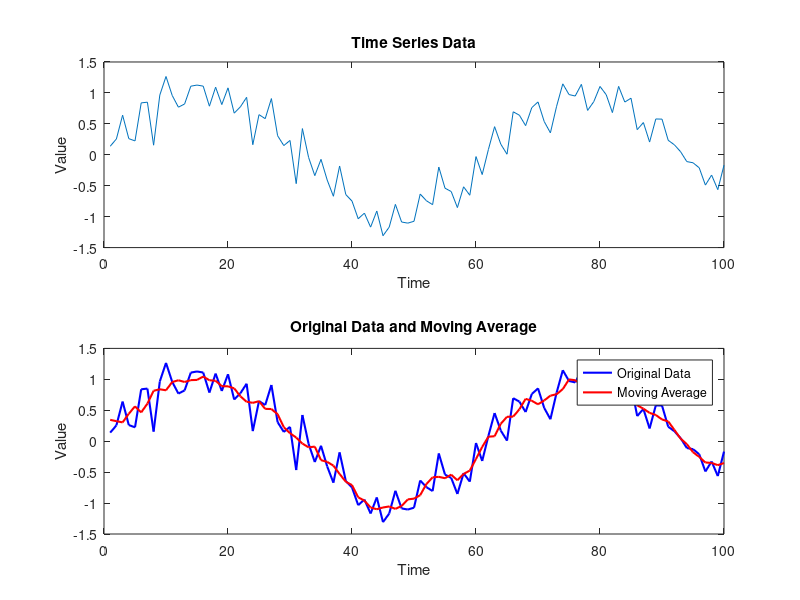
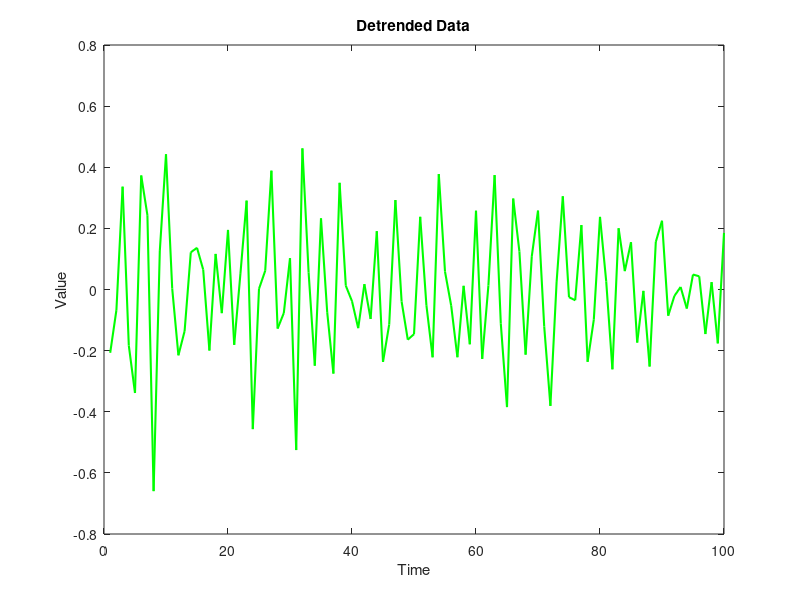
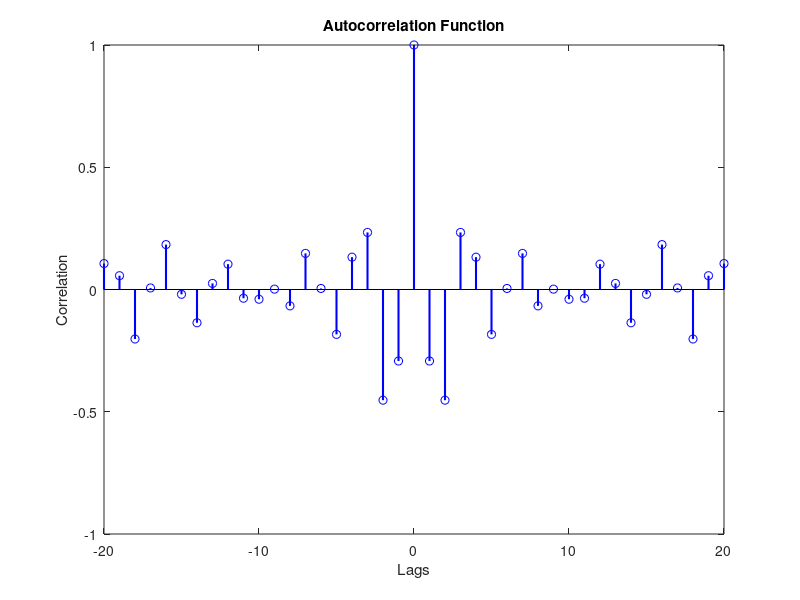

The MATLAB source for these figures, in order: (Note: this script raises an error after producing the figures.)
% Time Series Analysis in MATLAB

% Generate a time vector from 1 to 100
time = 1:100;

% Generate synthetic data for the time series (you can replace this with your own data)
data = sin(0.1 * time) + 0.2 * randn(1, 100);

% Plot the time series data
figure;
subplot(2, 1, 1);
plot(time, data);
title('Time Series Data');
xlabel('Time');
ylabel('Value');

% Calculate the mean and standard deviation of the data
mean_value = mean(data);
std_deviation = std(data);

% Display the calculated statistics
fprintf('Mean of the data: %.4f\n', mean_value);
fprintf('Standard Deviation of the data: %.4f\n', std_deviation);

% Perform a simple moving average on the data
window_size = 5;
moving_avg = movmean(data, window_size);

% Plot the original data and moving average
subplot(2, 1, 2);
plot(time, data, 'b', 'LineWidth', 1.5);
hold on;
plot(time, moving_avg, 'r', 'LineWidth', 1.5);
title('Original Data and Moving Average');
xlabel('Time');
ylabel('Value');
legend('Original Data', 'Moving Average');
hold off;

% Detrend the data by subtracting the moving average
detrended_data = data - moving_avg;

% Plot the detrended data
figure;
plot(time, detrended_data, 'g', 'LineWidth', 1.5);
title('Detrended Data');
xlabel('Time');
ylabel('Value');

% Perform autocorrelation analysis
lags = 20;
autocorrelation = xcorr(detrended_data, lags, 'coeff');

% Plot the autocorrelation function
figure;
stem(-lags:lags, autocorrelation, 'b', 'LineWidth', 1.5);
title('Autocorrelation Function');
xlabel('Lags');
ylabel('Correlation');

% Find the peaks in the autocorrelation function
[peaks, peak_locs] = findpeaks(autocorrelation);

% Display the peak locations and corresponding values
fprintf('Peak Locations: %s\n', mat2str(peak_locs));
fprintf('Peak Values: %s\n', mat2str(peaks));
